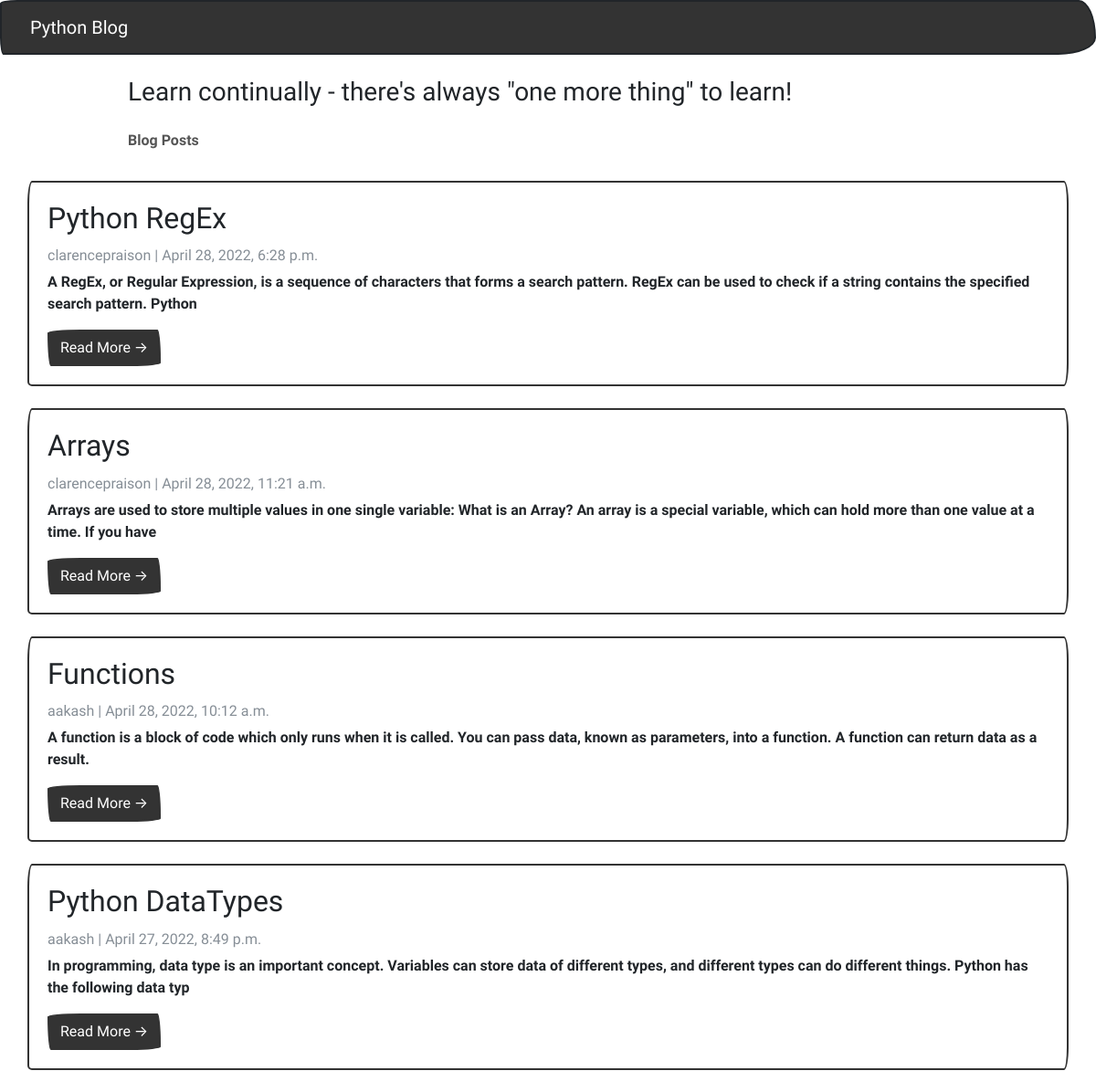
The page / on the database its author committed.
### blog_app/models.py (models this page shows, shortened)
class Post(models.Model):
  title =  models.CharField(max_length=200, unique=True)
  slug =   models.SlugField(max_length=200, unique=True)
  author = models.ForeignKey(User, on_delete=models.CASCADE, related_name='blog_posts')
  created_on = models.DateTimeField(auto_now_add=True)
  updated_on = models.DateTimeField(auto_now=True)
  content = models.TextField()
  status = models.IntegerField(choices=STATUS, default=0)
  class Meta:
    ordering = ['-created_on']

### blog_app/views.py (the view)
# urls.py: path('', views.PostList.as_view(), name="home"),
class PostList(generic.ListView):
  queryset = Post.objects.filter(status=1).order_by('-created_on')
  template_name = 'index.html'

### blog_app/templates/index.html (shortened to what this page needs)
{% extends "base.html" %}
{% block content %}
<header class="masthead">
  <div class="container">
    <div class="row">
      <div class=" col-md-8 col-md-10 mx-auto">
        <div class="site-heading">
          <h3 class=" site-heading my-4 mt-3 text-black">Learn continually - there's always "one more thing" to learn!</h3>
          <p class="text-dark">Blog Posts</p>
        </div>
      </div>
    </div>
  </div>
</header>
<div class="container">
  <div class="row">
    <div class="col-md-16 mt-3 center">
      {% for post in post_list %}
      <div class="card mb-4">
        <div class="card-body">
          <h2 class="card-title">{{ post.title }}</h2>
          <p class="card-text text-muted h6">{{ post.author }} | {{ post.created_on}} </p>
          <p class="card-text">{{post.content|slice:":180"}}</p>
          <a href="{% url 'post_detail' post.slug  %}" class="btn btn-primary">Read More &rarr;</a>
        </div>
      </div>
      {% endfor %}
</div>
{%endblock%}

### blog_app/templates/base.html (shortened to what this page needs)
<!DOCTYPE html>
<html>
<head>
  <link rel="stylesheet" href="https://stackpath.bootstrapcdn.com/bootswatch/4.5.2/sketchy/bootstrap.min.css">
</head>
<body>
  <nav class="navbar navbar-expand-lg navbar-dark bg-primary" id="mainNav">
    <div class="container-fluid">
      <a class="navbar-brand" href="{% url 'home' %}">Python Blog </a>
    </div>
  </nav>
  {% block content %}{% endblock content %}
</body>
</html>

### rows shown on the page
Post: title "Python RegEx", author "clarencepraison", created_on "April 28, 2022, 6:28 p.m.", content "A RegEx, or Regular Expression, is a sequence of characters that forms a search pattern. RegEx can be used to check if a string contains the specified search pattern. Python"
Post: title "Arrays", author "clarencepraison", created_on "April 28, 2022, 11:21 a.m.", content "Arrays are used to store multiple values in one single variable: What is an Array? An array is a special variable, which can hold more than one value at a time. If you have"
Post: title "Functions", author "aakash", created_on "April 28, 2022, 10:12 a.m.", content "A function is a block of code which only runs when it is called. You can pass data, known as parameters, into a function. A function can return data as a result."
Post: title "Python DataTypes", author "aakash", created_on "April 27, 2022, 8:49 p.m.", content "In programming, data type is an important concept. Variables can store data of different types, and different types can do different things. Python has the following data typ"
